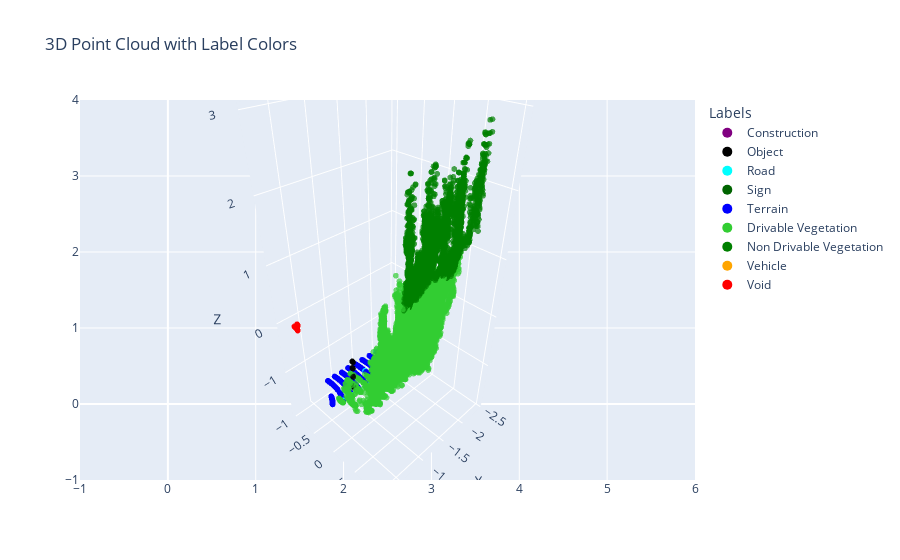

This figure's notebook cell:
### Code cell
plot_3D_colors(sampled_df)

### Figure 1 — Plotly figure (JSON) as saved in the notebook; plotly's stock layout.template omitted (floating-point values rounded to 4 significant figures; data arrays with more than 128 entries replaced by an {"elided": "..."} marker saying what was removed)
{"data": [{"hoverinfo": "text", "marker": {"color": {"elided": "16384 str values"}, "opacity": 0.7, "size": 2}, "mode": "markers", "showlegend": false, "text": {"elided": "16384 str values"}, "type": "scatter3d", "x": {"elided": "16384 float values"}, "y": {"elided": "16384 float values"}, "z": {"elided": "16384 float values"}}, {"marker": {"color": "purple", "size": 10}, "mode": "markers", "name": "Construction", "showlegend": true, "type": "scatter", "x": [null], "y": [null]}, {"marker": {"color": "black", "size": 10}, "mode": "markers", "name": "Object", "showlegend": true, "type": "scatter", "x": [null], "y": [null]}, {"marker": {"color": "cyan", "size": 10}, "mode": "markers", "name": "Road", "showlegend": true, "type": "scatter", "x": [null], "y": [null]}, {"marker": {"color": "darkgreen", "size": 10}, "mode": "markers", "name": "Sign", "showlegend": true, "type": "scatter", "x": [null], "y": [null]}, {"marker": {"color": "blue", "size": 10}, "mode": "markers", "name": "Terrain", "showlegend": true, "type": "scatter", "x": [null], "y": [null]}, {"marker": {"color": "limegreen", "size": 10}, "mode": "markers", "name": "Drivable Vegetation", "showlegend": true, "type": "scatter", "x": [null], "y": [null]}, {"marker": {"color": "green", "size": 10}, "mode": "markers", "name": "Non Drivable Vegetation", "showlegend": true, "type": "scatter", "x": [null], "y": [null]}, {"marker": {"color": "orange", "size": 10}, "mode": "markers", "name": "Vehicle", "showlegend": true, "type": "scatter", "x": [null], "y": [null]}, {"marker": {"color": "red", "size": 10}, "mode": "markers", "name": "Void", "showlegend": true, "type": "scatter", "x": [null], "y": [null]}], "layout": {"legend": {"title": {"text": "Labels"}}, "scene": {"xaxis": {"title": {"text": "X"}}, "yaxis": {"title": {"text": "Y"}}, "zaxis": {"title": {"text": "Z"}}}, "title": {"text": "3D Point Cloud with Label Colors"}}}
